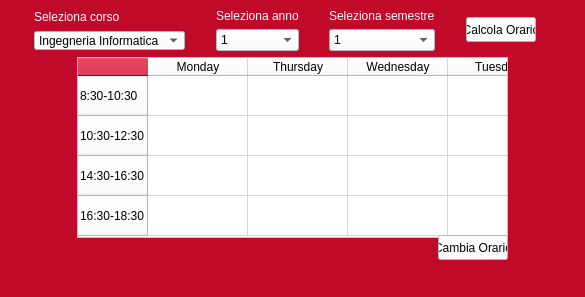
<?xml version="1.0" encoding="UTF-8"?>
<ui version="4.0">
 <class>Schedule</class>
 <widget class="QMainWindow" name="Schedule">
  <property name="windowModality">
   <enum>Qt::WindowModal</enum>
  </property>
  <property name="geometry">
   <rect>
    <x>0</x>
    <y>0</y>
    <width>585</width>
    <height>297</height>
   </rect>
  </property>
  <property name="sizePolicy">
   <sizepolicy hsizetype="Ignored" vsizetype="Preferred">
    <horstretch>0</horstretch>
    <verstretch>0</verstretch>
   </sizepolicy>
  </property>
  <property name="minimumSize">
   <size>
    <width>585</width>
    <height>297</height>
   </size>
  </property>
  <property name="maximumSize">
   <size>
    <width>585</width>
    <height>297</height>
   </size>
  </property>
  <property name="windowTitle">
   <string>Schedule for you</string>
  </property>
  <property name="windowIcon">
   <iconset>
    <normaloff>padre-pio.jpg</normaloff>padre-pio.jpg</iconset>
  </property>
  <property name="styleSheet">
   <string notr="true">background-color: rgb(193, 9, 42);
alternate-background-color: rgb(255, 255, 255);
</string>
  </property>
  <property name="dockOptions">
   <set>QMainWindow::AllowTabbedDocks|QMainWindow::AnimatedDocks</set>
  </property>
  <widget class="QWidget" name="centralwidget">
   <layout class="QGridLayout" name="gridLayout">
    <item row="0" column="2">
     <spacer name="verticalSpacer_5">
      <property name="orientation">
       <enum>Qt::Vertical</enum>
      </property>
      <property name="sizeHint" stdset="0">
       <size>
        <width>20</width>
        <height>0</height>
       </size>
      </property>
     </spacer>
    </item>
    <item row="1" column="0" colspan="6">
     <layout class="QHBoxLayout" name="horizontalLayout">
      <item>
       <spacer name="horizontalSpacer">
        <property name="orientation">
         <enum>Qt::Horizontal</enum>
        </property>
        <property name="sizeHint" stdset="0">
         <size>
          <width>40</width>
          <height>20</height>
         </size>
        </property>
       </spacer>
      </item>
      <item>
       <layout class="QVBoxLayout" name="verticalLayout_2">
        <property name="sizeConstraint">
         <enum>QLayout::SetMinAndMaxSize</enum>
        </property>
        <item>
         <widget class="QLabel" name="label">
          <property name="sizePolicy">
           <sizepolicy hsizetype="Preferred" vsizetype="Fixed">
            <horstretch>0</horstretch>
            <verstretch>0</verstretch>
           </sizepolicy>
          </property>
          <property name="styleSheet">
           <string notr="true">color: rgb(255, 255, 255);</string>
          </property>
          <property name="text">
           <string>Seleziona corso</string>
          </property>
         </widget>
        </item>
        <item>
         <widget class="QComboBox" name="seleziona_corso">
          <property name="sizePolicy">
           <sizepolicy hsizetype="Expanding" vsizetype="Maximum">
            <horstretch>0</horstretch>
            <verstretch>0</verstretch>
           </sizepolicy>
          </property>
          <property name="maximumSize">
           <size>
            <width>16777215</width>
            <height>19</height>
           </size>
          </property>
          <property name="styleSheet">
           <string notr="true">background-color: rgb(255, 255, 255);</string>
          </property>
          <item>
           <property name="text">
            <string>Ingegneria Informatica</string>
           </property>
          </item>
          <item>
           <property name="text">
            <string>Ingeneria Elettronica</string>
           </property>
          </item>
         </widget>
        </item>
       </layout>
      </item>
      <item>
       <spacer name="horizontalSpacer_2">
        <property name="orientation">
         <enum>Qt::Horizontal</enum>
        </property>
        <property name="sizeHint" stdset="0">
         <size>
          <width>40</width>
          <height>20</height>
         </size>
        </property>
       </spacer>
      </item>
      <item>
       <layout class="QVBoxLayout" name="verticalLayout_3">
        <item>
         <widget class="QLabel" name="label_2">
          <property name="sizePolicy">
           <sizepolicy hsizetype="Preferred" vsizetype="Maximum">
            <horstretch>0</horstretch>
            <verstretch>0</verstretch>
           </sizepolicy>
          </property>
          <property name="styleSheet">
           <string notr="true">color: rgb(255, 255, 255);</string>
          </property>
          <property name="text">
           <string>Seleziona anno</string>
          </property>
         </widget>
        </item>
        <item>
         <widget class="QComboBox" name="seleziona_anno">
          <property name="sizePolicy">
           <sizepolicy hsizetype="Preferred" vsizetype="Maximum">
            <horstretch>0</horstretch>
            <verstretch>0</verstretch>
           </sizepolicy>
          </property>
          <property name="styleSheet">
           <string notr="true">background-color: rgb(255, 255, 255);</string>
          </property>
          <item>
           <property name="text">
            <string>1</string>
           </property>
          </item>
          <item>
           <property name="text">
            <string>2</string>
           </property>
          </item>
         </widget>
        </item>
       </layout>
      </item>
      <item>
       <spacer name="horizontalSpacer_3">
        <property name="orientation">
         <enum>Qt::Horizontal</enum>
        </property>
        <property name="sizeHint" stdset="0">
         <size>
          <width>40</width>
          <height>20</height>
         </size>
        </property>
       </spacer>
      </item>
      <item>
       <layout class="QVBoxLayout" name="verticalLayout_4">
        <item>
         <widget class="QLabel" name="label_3">
          <property name="sizePolicy">
           <sizepolicy hsizetype="Preferred" vsizetype="Maximum">
            <horstretch>0</horstretch>
            <verstretch>0</verstretch>
           </sizepolicy>
          </property>
          <property name="styleSheet">
           <string notr="true">color: rgb(255, 255, 255);</string>
          </property>
          <property name="text">
           <string>Seleziona semestre</string>
          </property>
         </widget>
        </item>
        <item>
         <widget class="QComboBox" name="seleziona_semestre">
          <property name="sizePolicy">
           <sizepolicy hsizetype="Preferred" vsizetype="Maximum">
            <horstretch>0</horstretch>
            <verstretch>0</verstretch>
           </sizepolicy>
          </property>
          <property name="styleSheet">
           <string notr="true">background-color: rgb(255, 255, 255);</string>
          </property>
          <item>
           <property name="text">
            <string>1</string>
           </property>
          </item>
          <item>
           <property name="text">
            <string>2</string>
           </property>
          </item>
          <item>
           <property name="text">
            <string>3</string>
           </property>
          </item>
         </widget>
        </item>
       </layout>
      </item>
      <item>
       <spacer name="horizontalSpacer_4">
        <property name="orientation">
         <enum>Qt::Horizontal</enum>
        </property>
        <property name="sizeHint" stdset="0">
         <size>
          <width>40</width>
          <height>20</height>
         </size>
        </property>
       </spacer>
      </item>
      <item>
       <widget class="QPushButton" name="calcola_orario">
        <property name="minimumSize">
         <size>
          <width>70</width>
          <height>25</height>
         </size>
        </property>
        <property name="maximumSize">
         <size>
          <width>70</width>
          <height>25</height>
         </size>
        </property>
        <property name="styleSheet">
         <string notr="true">background-color: rgb(255, 255, 255);</string>
        </property>
        <property name="text">
         <string>Calcola Orario</string>
        </property>
       </widget>
      </item>
      <item>
       <spacer name="horizontalSpacer_8">
        <property name="orientation">
         <enum>Qt::Horizontal</enum>
        </property>
        <property name="sizeHint" stdset="0">
         <size>
          <width>55</width>
          <height>20</height>
         </size>
        </property>
       </spacer>
      </item>
     </layout>
    </item>
    <item row="2" column="2">
     <spacer name="verticalSpacer_4">
      <property name="orientation">
       <enum>Qt::Vertical</enum>
      </property>
      <property name="sizeHint" stdset="0">
       <size>
        <width>20</width>
        <height>0</height>
       </size>
      </property>
     </spacer>
    </item>
    <item row="3" column="0">
     <spacer name="horizontalSpacer_7">
      <property name="orientation">
       <enum>Qt::Horizontal</enum>
      </property>
      <property name="sizeHint" stdset="0">
       <size>
        <width>64</width>
        <height>20</height>
       </size>
      </property>
     </spacer>
    </item>
    <item row="3" column="1" colspan="4">
     <widget class="QTableWidget" name="tableWidget">
      <property name="sizePolicy">
       <sizepolicy hsizetype="Maximum" vsizetype="Maximum">
        <horstretch>0</horstretch>
        <verstretch>0</verstretch>
       </sizepolicy>
      </property>
      <property name="minimumSize">
       <size>
        <width>431</width>
        <height>181</height>
       </size>
      </property>
      <property name="maximumSize">
       <size>
        <width>431</width>
        <height>181</height>
       </size>
      </property>
      <property name="styleSheet">
       <string notr="true">background-color: rgb(255, 255, 255);
</string>
      </property>
      <property name="verticalScrollBarPolicy">
       <enum>Qt::ScrollBarAlwaysOff</enum>
      </property>
      <property name="horizontalScrollBarPolicy">
       <enum>Qt::ScrollBarAlwaysOff</enum>
      </property>
      <property name="sizeAdjustPolicy">
       <enum>QAbstractScrollArea::AdjustToContents</enum>
      </property>
      <attribute name="horizontalHeaderVisible">
       <bool>true</bool>
      </attribute>
      <attribute name="horizontalHeaderCascadingSectionResizes">
       <bool>false</bool>
      </attribute>
      <attribute name="horizontalHeaderHighlightSections">
       <bool>false</bool>
      </attribute>
      <attribute name="horizontalHeaderStretchLastSection">
       <bool>false</bool>
      </attribute>
      <attribute name="verticalHeaderDefaultSectionSize">
       <number>40</number>
      </attribute>
      <attribute name="verticalHeaderShowSortIndicator" stdset="0">
       <bool>false</bool>
      </attribute>
      <attribute name="verticalHeaderStretchLastSection">
       <bool>false</bool>
      </attribute>
      <row>
       <property name="text">
        <string>8:30-10:30</string>
       </property>
      </row>
      <row>
       <property name="text">
        <string>10:30-12:30</string>
       </property>
      </row>
      <row>
       <property name="text">
        <string>14:30-16:30</string>
       </property>
      </row>
      <row>
       <property name="text">
        <string>16:30-18:30</string>
       </property>
      </row>
      <column>
       <property name="text">
        <string>Monday</string>
       </property>
      </column>
      <column>
       <property name="text">
        <string>Thursday</string>
       </property>
      </column>
      <column>
       <property name="text">
        <string>Wednesday</string>
       </property>
      </column>
      <column>
       <property name="text">
        <string>Tuesday</string>
       </property>
      </column>
      <column>
       <property name="text">
        <string>Friday</string>
       </property>
      </column>
     </widget>
    </item>
    <item row="3" column="5">
     <spacer name="horizontalSpacer_5">
      <property name="orientation">
       <enum>Qt::Horizontal</enum>
      </property>
      <property name="sizeHint" stdset="0">
       <size>
        <width>64</width>
        <height>20</height>
       </size>
      </property>
     </spacer>
    </item>
    <item row="4" column="0" rowspan="3">
     <spacer name="verticalSpacer_2">
      <property name="orientation">
       <enum>Qt::Vertical</enum>
      </property>
      <property name="sizeHint" stdset="0">
       <size>
        <width>20</width>
        <height>31</height>
       </size>
      </property>
     </spacer>
    </item>
    <item row="4" column="1" rowspan="3">
     <spacer name="verticalSpacer">
      <property name="orientation">
       <enum>Qt::Vertical</enum>
      </property>
      <property name="sizeHint" stdset="0">
       <size>
        <width>20</width>
        <height>31</height>
       </size>
      </property>
     </spacer>
    </item>
    <item row="4" column="4">
     <spacer name="verticalSpacer_6">
      <property name="orientation">
       <enum>Qt::Vertical</enum>
      </property>
      <property name="sizeHint" stdset="0">
       <size>
        <width>20</width>
        <height>1</height>
       </size>
      </property>
     </spacer>
    </item>
    <item row="5" column="3">
     <spacer name="horizontalSpacer_9">
      <property name="orientation">
       <enum>Qt::Horizontal</enum>
      </property>
      <property name="sizeHint" stdset="0">
       <size>
        <width>300</width>
        <height>20</height>
       </size>
      </property>
     </spacer>
    </item>
    <item row="5" column="4">
     <widget class="QPushButton" name="cambia_orario">
      <property name="minimumSize">
       <size>
        <width>70</width>
        <height>25</height>
       </size>
      </property>
      <property name="maximumSize">
       <size>
        <width>70</width>
        <height>25</height>
       </size>
      </property>
      <property name="styleSheet">
       <string notr="true">background-color: rgb(255, 255, 255);</string>
      </property>
      <property name="text">
       <string>Cambia Orario</string>
      </property>
     </widget>
    </item>
    <item row="5" column="5">
     <spacer name="horizontalSpacer_6">
      <property name="orientation">
       <enum>Qt::Horizontal</enum>
      </property>
      <property name="sizeHint" stdset="0">
       <size>
        <width>64</width>
        <height>20</height>
       </size>
      </property>
     </spacer>
    </item>
    <item row="6" column="4">
     <spacer name="verticalSpacer_3">
      <property name="orientation">
       <enum>Qt::Vertical</enum>
      </property>
      <property name="sizeHint" stdset="0">
       <size>
        <width>20</width>
        <height>0</height>
       </size>
      </property>
     </spacer>
    </item>
   </layout>
  </widget>
  <widget class="QStatusBar" name="statusbar"/>
 </widget>
 <resources/>
 <connections/>
</ui>
